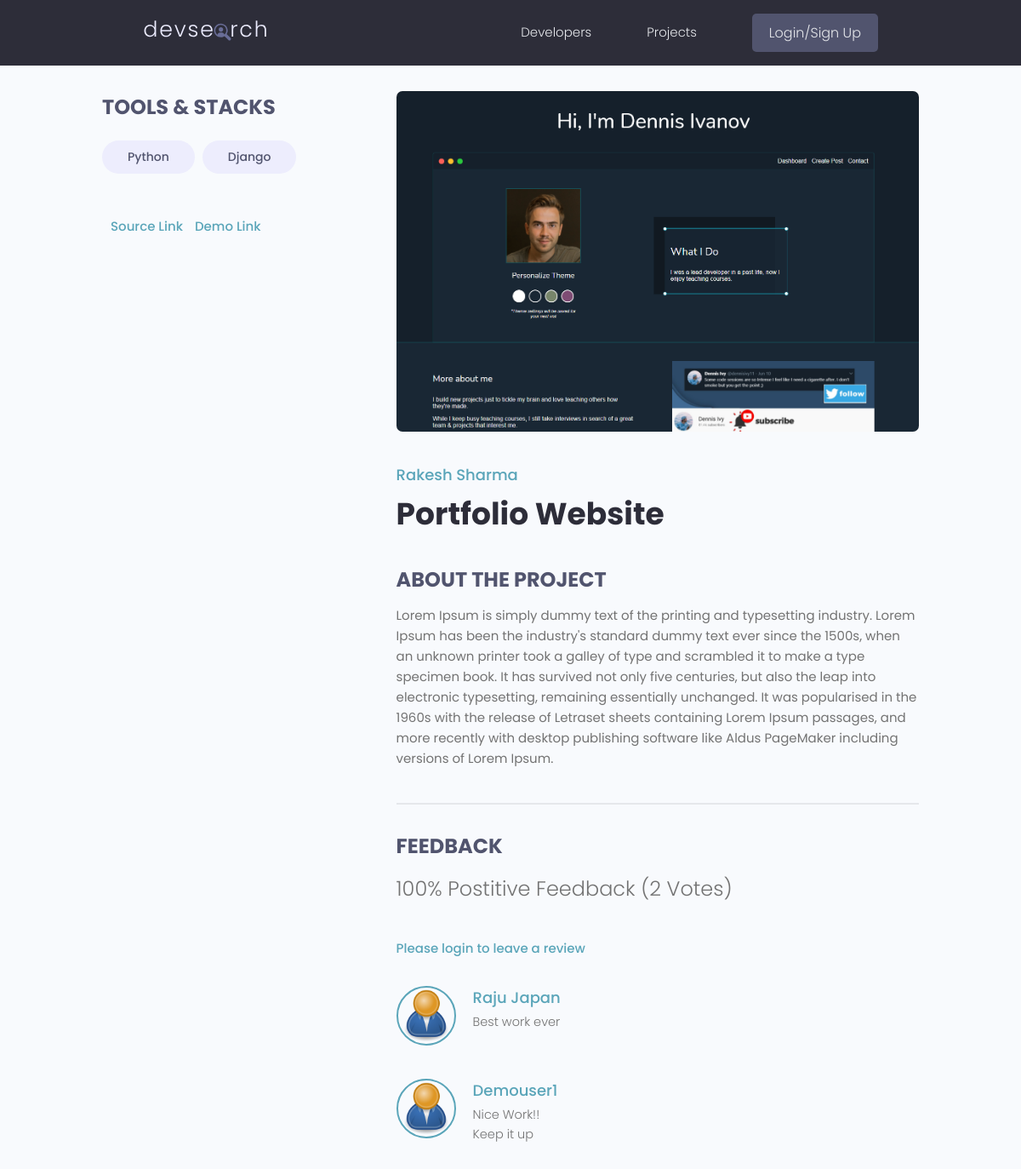
The app's page /projects/project/5c429c1e-153d-4373-b2f8-e38e79d72ea1/ with its own data.
### projects/models.py (models this page shows, shortened)
class Tag(models.Model):
    name = models.CharField(max_length=200)
    created = models.DateTimeField(auto_now_add=True)
    id = models.UUIDField(default=uuid.uuid4, unique=True, primary_key=True, editable=False)
    def __str__(self):
        return self.name

class Project(models.Model):
    owner = models.ForeignKey(Profile, null=True, blank=True, on_delete=models.CASCADE)
    title = models.CharField(max_length=200)
    description = models.TextField(null=True, blank=True)
    featured_image = models.ImageField(null=True, blank=True, default="default.jpg")
    demo_link = models.CharField(max_length=2000, null=True, blank=True)
    source_link = models.CharField(max_length=2000, null=True, blank=True)
    tags = models.ManyToManyField('Tag', blank=True)
    vote_total = models.IntegerField(default=0, null=True, blank=True)
    vote_ratio = models.IntegerField(default=0, null=True, blank=True)
    created = models.DateTimeField(auto_now_add=True)
    id = models.UUIDField(default=uuid.uuid4, unique=True, primary_key=True, editable=False)
    class Meta:
        ordering = ['-vote_ratio', 'vote_total', 'title']
    @property
    def imageURL(self):
        try:
            url = self.featured_image.url
        except:
            url = ''
        return url
    @property
    def reviewers(self):
        queryset = self.review_set.all().values_list('owner_id', flat=True)
        return queryset

class Review(models.Model):
    VOTE_TYPE = (
        ('up' , 'Up Vote'),
        ('down' , 'Down Vote'),
    )
    owner = models.ForeignKey(Profile, on_delete=models.CASCADE, null=True)
    project = models.ForeignKey(Project, on_delete=models.CASCADE)
    body = models.TextField(null=True, blank=True)
    value = models.CharField(max_length=200, choices=VOTE_TYPE)
    created = models.DateTimeField(auto_now_add=True)
    id = models.UUIDField(default=uuid.uuid4, unique=True, primary_key=True, editable=False)
    class Meta:
        unique_together = [['owner','project']]

### users/models.py (models this page shows, shortened)
class Profile(models.Model):
    user = models.OneToOneField(User, on_delete=models.CASCADE, null=True, blank=True)
    name = models.CharField(max_length=200, blank=True, null=True)
    email = models.EmailField(max_length=500, blank=True, null=True)
    username = models.CharField(max_length=200, blank=True, null=True)
    location = models.CharField(max_length=200, blank=True, null=True)
    short_intro = models.CharField(max_length=200, blank=True, null=True)
    bio = models.TextField(blank=True, null=True)
    profile_image = models.ImageField(null=True, blank=True, upload_to='profiles/', default="profiles/user-default.png")
    social_github = models.CharField(max_length=200, blank=True, null=True)
    social_twitter = models.CharField(max_length=200, blank=True, null=True)
    social_linkedin = models.CharField(max_length=200, blank=True, null=True)
    social_youtube = models.CharField(max_length=200, blank=True, null=True)
    social_website = models.CharField(max_length=200, blank=True, null=True)
    created = models.DateTimeField(auto_now_add=True)
    id = models.UUIDField(default=uuid.uuid4, unique=True, primary_key=True, editable=False)
    class Meta:
        ordering = ['created']

### projects/views.py (the view, shortened to what this page needs)
# urls.py: path('project/<str:pk>/', views.project, name="project"),
def project(request, pk):
    projectObj = Project.objects.get(id=pk)
    form = ReviewForm()
    return render(request,'projects/single-project.html', {'project': projectObj, 'form': form})

### projects/templates/projects/single-project.html (shortened to what this page needs)
{% extends 'main.html' %}
{% block content %}
<main class="singleProject my-md">
    <div class="container">
        <div class="layout">
            <div class="column column--1of3">
                <h3 class="singleProject__subtitle">Tools & Stacks</h3>
                <div class="singleProject__toolStack">
                    {% for tag in project.tags.all %}
                    <span class="tag tag--pill tag--sub tag--lg">
                        <small>{{tag}}</small>
                    </span>
                    {% endfor %}
                </div>
                {% if project.source_link %}
                <a class="singleProject__liveLink" href="{{prject.source_link}}" target="_blank">Source
                    Link
                </a>
                {% endif %}
                {% if project.demo_link %}
                <a class="singleProject__liveLink" href="{{prject.source_link}}" target="_blank">Demo
                    Link
                </a>
                {% endif %}
            </div>
            <div class="column column--2of3">
                <img class="singleProject__preview" src="{{ project.imageURL}}" alt="portfolio thumbnail" />
                <a href="{% url 'user-profile' project.owner.id %}" class="singleProject__developer">{{project.owner.name}}</a>
                <h2 class="singleProject__title">{{project.title}}</h2>
                <h3 class="singleProject__subtitle">About the Project</h3>
                <div class="singleProject__info">
                    {{project.description}}
                </div>
                <div class="comments">
                    <h3 class="singleProject__subtitle">Feedback</h3>
                    <h5 class="project--rating">
                        {{project.vote_ratio}}% Postitive Feedback ({{project.vote_total}}
                        Vote{{project.vote_total|pluralize:"s"}})
                    </h5>
                    {% if request.user.profile.id in project.reviewers %}
                    <p> You have already submitted your review for this project</p>
                    {% elif request.user.profile == project.owner %}
                    <p>You cannot review your own work </p>
                    {% else %}
                    <a href="{% url 'login' %}?next={{request.path}}">Please login to leave a review</a>
                    {% endif %}
                    <div class="commentList">
                        {% for review in project.review_set.all %}
                        {% if review.body %}
                        <div class="comment">
                            <a href="{% url 'user-profile' review.owner.id %}">
                                <img class="avatar avatar--md" src="{{review.owner.profile_image.url}}" alt="user" />
                            </a>
                            <div class="comment__details">
                                <a href="{% url 'user-profile' review.owner.id %}"
                                    class="comment__author">{{review.owner.name}}</a>
                                <p class="comment__info">{{review.body|linebreaksbr}}</p>
                            </div>
                        </div>
                        {% endif %}
                        {% endfor %}
                    </div>
                </div>
            </div>
        </div>
    </div>
</main>
{% endblock content %}

### static/styles/app.css (style rules this page uses)
:root { --color-sub: #2d2d39; }
img { width: 100%; }
.singleProject .column--1of3 { order: 2; }
@media screen and (min-width: 1081px) { .singleProject .column--1of3 { order: 1; } }
@media screen and (min-width: 1081px) { .singleProject .column--2of3 { order: 2; } }
.singleProject__toolStack { margin-top: 2rem; margin-bottom: 4rem; }
.singleProject__liveLink { font-weight: 500; transition: all 0.3s ease-in-out; border-bottom: 2px solid transparent; }
.singleProject__preview { height: 50vh; object-fit: cover; object-position: top center; margin-bottom: 3rem; border-radius: 0.7rem; }
.singleProject__developer { font-size: 1.8rem; font-weight: 500; }
.singleProject__title { font-size: 3.6rem; font-weight: 700; color: var(--color-sub); margin-bottom: 3rem; }
.project--rating { margin-bottom: 1.6em; margin-top: .5em; }
.singleProject__subtitle { text-transform: uppercase; font-size: 2.4rem; font-weight: 700; color: var(--color-sub-light); margin-bottom: 1rem; }
.comments { margin-top: 4rem; padding-top: 3rem; border-top: 2px solid var(--color-light); }
.commentList { margin: 3rem 0; }
.comment { display: flex; gap: 2rem; }
.comment:not(:last-child) { margin-bottom: 3rem; }
.comment__author { font-size: 1.8rem; }
.comment__info { font-size: 1.45rem; }

### static/uikit/styles/modules/_variables.css (style rules this page uses)
:root { --color-main: #5aa5b9; --color-main-light: #e6faff; --color-sub: #3f4156; --color-sub-light: #51546e; --color-sub-lighter: #ededfd; --color-text: #737373; --color-gray: #8b8b8b; --color-light: #e5e7eb; --color-light-gray: #767676; --color-bg: #f8fafd; --color-white: #fffefd; --color-white-light: #f3f3f3; --color-success: #359e64; --color-success-bg: #def8e8; --color-error: #fc4b0b; --color-error-bg: #fff2ee; --font-base: 'Poppins', arial, helvetica, 'Segoe UI', roboto, ubuntu, sans-serif; --font-monospace: 'Fira Code', 'Courier New', courier, monospace; --font-regular: 300; --font-medium: 500; --font-bold: 700; --generic-shadow: 1px 1px 5px #00000010; --generic-transition: all 0.3s ease-in-out; }

### static/uikit/styles/modules/_base.css (style rules this page uses)
* { margin: 0; padding: 0; box-sizing: border-box; text-rendering: optimizeLegibility; color: inherit; font-size: inherit; }
html { font-size: 50%; }
@media only screen and (min-width: 480px) { html { font-size: 56.25%; } }
@media only screen and (min-width: 1200px) { html { font-size: 62.5%; } }
body { line-height: 1.6; font-weight: 400; font-size: 1.5rem; color: var(--color-text); background-color: var(--color-bg); min-height: 100vh; }

### static/uikit/styles/modules/_typography.css (style rules this page uses)
* { font-family: var(--font-base); }
h2 { font-size: 3.6rem; font-weight: var(--font-bold); }
h3 { font-size: 3.2rem; font-weight: var(--font-medium); }
h5 { font-size: 2.4rem; font-weight: var(--font-medium); }
h5, h6 { font-weight: var(--font-regular); }
p, span, strong { font-size: 1.6rem; color: var(--color-text); font-weight: var(--font-regular); }
a { padding-bottom: 2px; text-decoration: none; display: inline-block; color: var(--color-main); font-weight: var(--font-medium); }

### static/uikit/styles/modules/_utilities.css (style rules this page uses)
.container { width: 92%; max-width: 165rem; margin: 0 auto; box-sizing: border-box; }
@media screen and (min-width: 1000px) { .container { width: 90%; } }
@media screen and (min-width: 1200px) { .container { width: 80%; } }
.my-md { margin: 3rem auto; }

### static/uikit/styles/modules/_avatar.css (style rules this page uses)
.avatar { border-radius: 50%; border: 2px solid var(--color-main); object-fit: cover; }
.avatar--md { height: 7rem; width: 7rem; }

### static/uikit/styles/modules/_tag.css (style rules this page uses)
.tag { display: inline-flex; align-items: center; background-color: var(--color-sub); height: -webkit-fit-content; height: -moz-fit-content; height: fit-content; width: -webkit-fit-content; width: -moz-fit-content; width: fit-content; border-radius: 0.5rem; padding: 0.5rem 1.5rem; font-size: 1.2rem; cursor: pointer; }
.tag:not(:last-child) { margin-right: 0.25rem; margin-bottom: 0.75rem; }
.tag > small { color: var(--color-white); }
.tag--pill { border-radius: 5rem; }
.tag--sub, .tag--sub > small { background: var(--color-sub-lighter); color: var(--color-sub-light); font-weight: 500; }
.tag--lg { padding: 0.8rem 3rem; font-size: 1.4rem; }
.tag--lg:not(:last-child) { margin-right: 0.5rem; margin-bottom: 1rem; }

### static/uikit/styles/modules/_layout.css (style rules this page uses)
.layout { display: flex; flex-flow: row wrap; justify-content: space-between; }
.layout > .column { margin-bottom: 3rem; }
.layout > .column.column--1of3 { flex-basis: 30%; }
.layout > .column.column--2of3 { flex-basis: 64%; }

### records on screen
Tag: name "Python"
Tag: name "Django"
Project: imageURL (picture), owner.name "Rakesh Sharma", title "Portfolio Website", description "Lorem Ipsum is simply dummy text of the printing and typesetting industry. Lorem Ipsum has been the industry's standard dummy text ever since the 1500s, when an unknown printer took a galley of type and scrambled it to make a type specimen book. It has survived not only five centuries, but also the leap into electronic typesetting, remaining essentially unchanged. It was popularised in the 1960s with the release of Letraset sheets containing Lorem Ipsum passages, and more recently with desktop publishing software like Aldus PageMaker including versions of Lorem Ipsum.", vote_ratio "100", vote_total "2"
Review: owner.profile_image (placeholder picture), owner.name "Raju Japan", body "Best work ever"
Review: owner.profile_image (placeholder picture), owner.name "Demouser1", body "Nice Work!! Keep it up"
